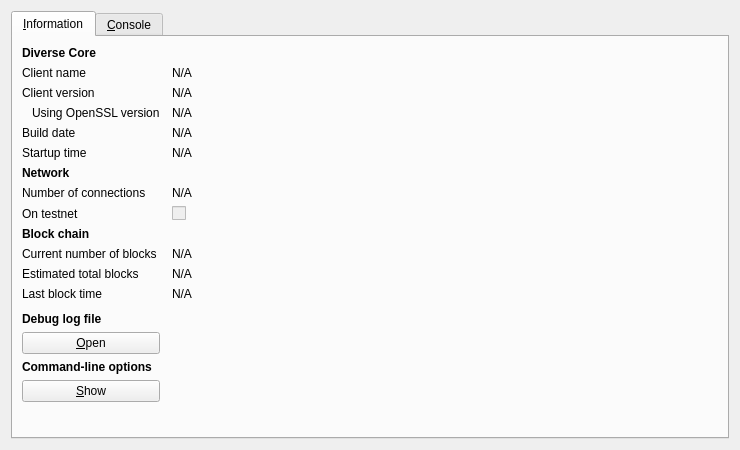
<?xml version="1.0" encoding="UTF-8"?>
<ui version="4.0">
 <class>RPCConsole</class>
 <widget class="QDialog" name="RPCConsole">
  <property name="geometry">
   <rect>
    <x>0</x>
    <y>0</y>
    <width>740</width>
    <height>450</height>
   </rect>
  </property>
  <property name="windowTitle">
   <string>Diverse - Debug window</string>
  </property>
  <layout class="QVBoxLayout" name="verticalLayout_2">
   <item>
    <widget class="QTabWidget" name="tabWidget">
     <property name="currentIndex">
      <number>0</number>
     </property>
     <widget class="QWidget" name="tab_info">
      <attribute name="title">
       <string>&amp;Information</string>
      </attribute>
      <layout class="QGridLayout" name="gridLayout" columnstretch="0,1">
       <property name="horizontalSpacing">
        <number>12</number>
       </property>
       <item row="0" column="0">
        <widget class="QLabel" name="label_9">
         <property name="font">
          <font>
           <weight>75</weight>
           <bold>true</bold>
          </font>
         </property>
         <property name="text">
          <string>Diverse Core</string>
         </property>
        </widget>
       </item>
       <item row="1" column="0">
        <widget class="QLabel" name="label_5">
         <property name="text">
          <string>Client name</string>
         </property>
        </widget>
       </item>
       <item row="1" column="1">
        <widget class="QLabel" name="clientName">
         <property name="cursor">
          <cursorShape>IBeamCursor</cursorShape>
         </property>
         <property name="text">
          <string>N/A</string>
         </property>
         <property name="textFormat">
          <enum>Qt::PlainText</enum>
         </property>
         <property name="textInteractionFlags">
          <set>Qt::LinksAccessibleByMouse|Qt::TextSelectableByKeyboard|Qt::TextSelectableByMouse</set>
         </property>
        </widget>
       </item>
       <item row="2" column="0">
        <widget class="QLabel" name="label_6">
         <property name="text">
          <string>Client version</string>
         </property>
        </widget>
       </item>
       <item row="2" column="1">
        <widget class="QLabel" name="clientVersion">
         <property name="cursor">
          <cursorShape>IBeamCursor</cursorShape>
         </property>
         <property name="text">
          <string>N/A</string>
         </property>
         <property name="textFormat">
          <enum>Qt::PlainText</enum>
         </property>
         <property name="textInteractionFlags">
          <set>Qt::LinksAccessibleByMouse|Qt::TextSelectableByKeyboard|Qt::TextSelectableByMouse</set>
         </property>
        </widget>
       </item>
       <item row="3" column="0">
        <widget class="QLabel" name="label_14">
         <property name="text">
          <string>Using OpenSSL version</string>
         </property>
         <property name="indent">
          <number>10</number>
         </property>
        </widget>
       </item>
       <item row="3" column="1">
        <widget class="QLabel" name="openSSLVersion">
         <property name="cursor">
          <cursorShape>IBeamCursor</cursorShape>
         </property>
         <property name="text">
          <string>N/A</string>
         </property>
         <property name="textFormat">
          <enum>Qt::PlainText</enum>
         </property>
         <property name="textInteractionFlags">
          <set>Qt::LinksAccessibleByMouse|Qt::TextSelectableByKeyboard|Qt::TextSelectableByMouse</set>
         </property>
        </widget>
       </item>
       <item row="4" column="0">
        <widget class="QLabel" name="label_12">
         <property name="text">
          <string>Build date</string>
         </property>
        </widget>
       </item>
       <item row="4" column="1">
        <widget class="QLabel" name="buildDate">
         <property name="cursor">
          <cursorShape>IBeamCursor</cursorShape>
         </property>
         <property name="text">
          <string>N/A</string>
         </property>
         <property name="textFormat">
          <enum>Qt::PlainText</enum>
         </property>
         <property name="textInteractionFlags">
          <set>Qt::LinksAccessibleByMouse|Qt::TextSelectableByKeyboard|Qt::TextSelectableByMouse</set>
         </property>
        </widget>
       </item>
       <item row="5" column="0">
        <widget class="QLabel" name="label_13">
         <property name="text">
          <string>Startup time</string>
         </property>
        </widget>
       </item>
       <item row="5" column="1">
        <widget class="QLabel" name="startupTime">
         <property name="cursor">
          <cursorShape>IBeamCursor</cursorShape>
         </property>
         <property name="text">
          <string>N/A</string>
         </property>
         <property name="textFormat">
          <enum>Qt::PlainText</enum>
         </property>
         <property name="textInteractionFlags">
          <set>Qt::LinksAccessibleByMouse|Qt::TextSelectableByKeyboard|Qt::TextSelectableByMouse</set>
         </property>
        </widget>
       </item>
       <item row="6" column="0">
        <widget class="QLabel" name="label_11">
         <property name="font">
          <font>
           <weight>75</weight>
           <bold>true</bold>
          </font>
         </property>
         <property name="text">
          <string>Network</string>
         </property>
        </widget>
       </item>
       <item row="7" column="0">
        <widget class="QLabel" name="label_7">
         <property name="text">
          <string>Number of connections</string>
         </property>
        </widget>
       </item>
       <item row="7" column="1">
        <widget class="QLabel" name="numberOfConnections">
         <property name="cursor">
          <cursorShape>IBeamCursor</cursorShape>
         </property>
         <property name="text">
          <string>N/A</string>
         </property>
         <property name="textFormat">
          <enum>Qt::PlainText</enum>
         </property>
         <property name="textInteractionFlags">
          <set>Qt::LinksAccessibleByMouse|Qt::TextSelectableByKeyboard|Qt::TextSelectableByMouse</set>
         </property>
        </widget>
       </item>
       <item row="8" column="0">
        <widget class="QLabel" name="label_8">
         <property name="text">
          <string>On testnet</string>
         </property>
        </widget>
       </item>
       <item row="8" column="1">
        <widget class="QCheckBox" name="isTestNet">
         <property name="enabled">
          <bool>false</bool>
         </property>
         <property name="text">
          <string/>
         </property>
        </widget>
       </item>
       <item row="9" column="0">
        <widget class="QLabel" name="label_10">
         <property name="font">
          <font>
           <weight>75</weight>
           <bold>true</bold>
          </font>
         </property>
         <property name="text">
          <string>Block chain</string>
         </property>
        </widget>
       </item>
       <item row="10" column="0">
        <widget class="QLabel" name="label_3">
         <property name="text">
          <string>Current number of blocks</string>
         </property>
        </widget>
       </item>
       <item row="10" column="1">
        <widget class="QLabel" name="numberOfBlocks">
         <property name="cursor">
          <cursorShape>IBeamCursor</cursorShape>
         </property>
         <property name="text">
          <string>N/A</string>
         </property>
         <property name="textFormat">
          <enum>Qt::PlainText</enum>
         </property>
         <property name="textInteractionFlags">
          <set>Qt::LinksAccessibleByMouse|Qt::TextSelectableByKeyboard|Qt::TextSelectableByMouse</set>
         </property>
        </widget>
       </item>
       <item row="11" column="0">
        <widget class="QLabel" name="label_4">
         <property name="text">
          <string>Estimated total blocks</string>
         </property>
        </widget>
       </item>
       <item row="11" column="1">
        <widget class="QLabel" name="totalBlocks">
         <property name="cursor">
          <cursorShape>IBeamCursor</cursorShape>
         </property>
         <property name="text">
          <string>N/A</string>
         </property>
         <property name="textFormat">
          <enum>Qt::PlainText</enum>
         </property>
         <property name="textInteractionFlags">
          <set>Qt::LinksAccessibleByMouse|Qt::TextSelectableByKeyboard|Qt::TextSelectableByMouse</set>
         </property>
        </widget>
       </item>
       <item row="12" column="0">
        <widget class="QLabel" name="label_2">
         <property name="text">
          <string>Last block time</string>
         </property>
        </widget>
       </item>
       <item row="12" column="1">
        <widget class="QLabel" name="lastBlockTime">
         <property name="cursor">
          <cursorShape>IBeamCursor</cursorShape>
         </property>
         <property name="text">
          <string>N/A</string>
         </property>
         <property name="textFormat">
          <enum>Qt::PlainText</enum>
         </property>
         <property name="textInteractionFlags">
          <set>Qt::LinksAccessibleByMouse|Qt::TextSelectableByKeyboard|Qt::TextSelectableByMouse</set>
         </property>
        </widget>
       </item>
       <item row="13" column="0">
        <spacer name="verticalSpacer_2">
         <property name="orientation">
          <enum>Qt::Vertical</enum>
         </property>
         <property name="sizeHint" stdset="0">
          <size>
           <width>20</width>
           <height>20</height>
          </size>
         </property>
        </spacer>
       </item>
       <item row="14" column="0">
        <widget class="QLabel" name="labelDebugLogfile">
         <property name="font">
          <font>
           <weight>75</weight>
           <bold>true</bold>
          </font>
         </property>
         <property name="text">
          <string>Debug log file</string>
         </property>
        </widget>
       </item>
       <item row="15" column="0">
        <widget class="QPushButton" name="openDebugLogfileButton">
         <property name="toolTip">
          <string>Open the Diverse debug log file from the current data directory. This can take a few seconds for large log files.</string>
         </property>
         <property name="text">
          <string>&amp;Open</string>
         </property>
         <property name="autoDefault">
          <bool>false</bool>
         </property>
        </widget>
       </item>
       <item row="16" column="0">
        <widget class="QLabel" name="labelCLOptions">
         <property name="font">
          <font>
           <weight>75</weight>
           <bold>true</bold>
          </font>
         </property>
         <property name="text">
          <string>Command-line options</string>
         </property>
        </widget>
       </item>
       <item row="17" column="0">
        <widget class="QPushButton" name="showCLOptionsButton">
         <property name="toolTip">
          <string>Show the Diverse-Qt help message to get a list with possible Diverse command-line options.</string>
         </property>
         <property name="text">
          <string>&amp;Show</string>
         </property>
         <property name="autoDefault">
          <bool>false</bool>
         </property>
        </widget>
       </item>
       <item row="18" column="0">
        <spacer name="verticalSpacer">
         <property name="orientation">
          <enum>Qt::Vertical</enum>
         </property>
         <property name="sizeHint" stdset="0">
          <size>
           <width>20</width>
           <height>40</height>
          </size>
         </property>
        </spacer>
       </item>
      </layout>
     </widget>
     <widget class="QWidget" name="tab_console">
      <attribute name="title">
       <string>&amp;Console</string>
      </attribute>
      <layout class="QVBoxLayout" name="verticalLayout_3">
       <property name="spacing">
        <number>3</number>
       </property>
       <item>
        <widget class="QTextEdit" name="messagesWidget">
         <property name="minimumSize">
          <size>
           <width>0</width>
           <height>100</height>
          </size>
         </property>
         <property name="readOnly">
          <bool>true</bool>
         </property>
         <property name="tabKeyNavigation" stdset="0">
          <bool>false</bool>
         </property>
         <property name="columnCount" stdset="0">
          <number>2</number>
         </property>
        </widget>
       </item>
       <item>
        <layout class="QHBoxLayout" name="horizontalLayout">
         <property name="spacing">
          <number>3</number>
         </property>
         <item>
          <widget class="QLabel" name="label">
           <property name="text">
            <string notr="true">&gt;</string>
           </property>
          </widget>
         </item>
         <item>
          <widget class="QLineEdit" name="lineEdit"/>
         </item>
         <item>
          <widget class="QPushButton" name="clearButton">
           <property name="maximumSize">
            <size>
             <width>24</width>
             <height>24</height>
            </size>
           </property>
           <property name="toolTip">
            <string>Clear console</string>
           </property>
           <property name="text">
            <string/>
           </property>
           <property name="icon">
            <iconset resource="../bitcoin.qrc">
             <normaloff>:/icons/remove</normaloff>:/icons/remove</iconset>
           </property>
           <property name="shortcut">
            <string notr="true">Ctrl+L</string>
           </property>
           <property name="autoDefault">
            <bool>false</bool>
           </property>
          </widget>
         </item>
        </layout>
       </item>
      </layout>
     </widget>
    </widget>
   </item>
  </layout>
 </widget>
 <resources>
  <include location="../bitcoin.qrc"/>
 </resources>
 <connections/>
</ui>
